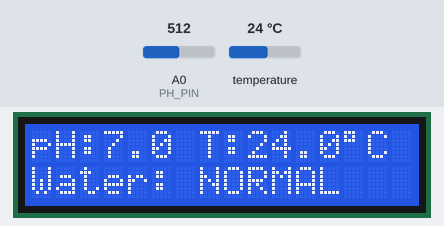
Simulated run of this sketch. Board: Arduino Uno, built with avr-gcc and run on an emulated ATmega328P. Shown: 16×2 character LCD. Inputs (shaded band) come from the test bench; at power-on: A0 (PH_PIN) = 512, temperature 24 °C. What the sketch prints to the serial monitor is not drawn.

Above: at 10.9 s.
11.0 s: A0 (PH_PIN) set to 540
At 13.1 s:
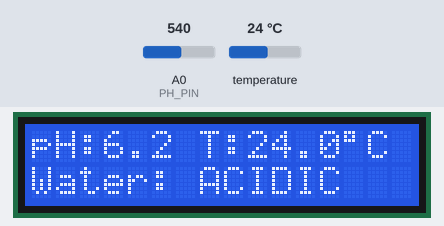
13.7 s: A0 (PH_PIN) set to 306
At 16.9 s:
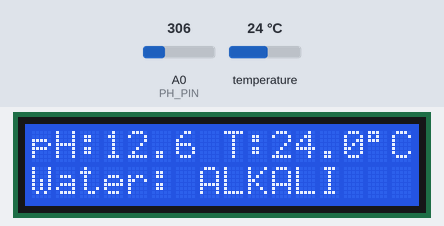
17.7 s: temperature set to 12 °C
At 18.8 s:
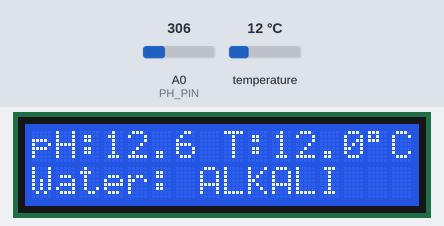
19.7 s: temperature set to 19 °C
At 20.8 s:
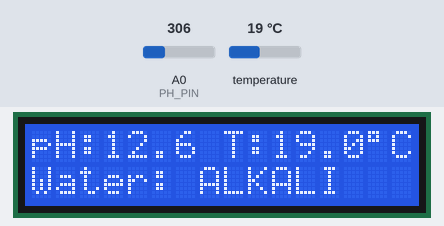
21.6 s: temperature set to 28 °C
At 22.7 s:
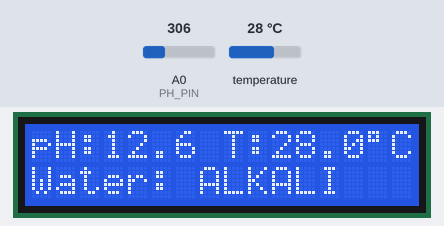
23.6 s: A0 (PH_PIN) set to 122
At 26.6 s:
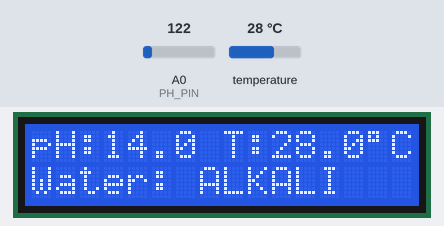
Timing chart, 0 to 28.1 s (numbered marks = the images above; inputs shaded):
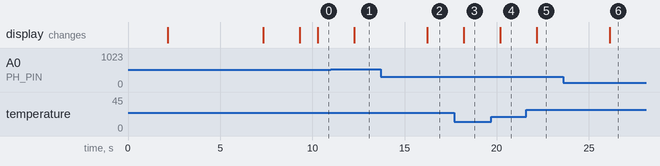

The sketch:

Arduino.ino
```cpp
#include <Wire.h>
#include <LiquidCrystal_I2C.h>
#include <OneWire.h>
#include <DallasTemperature.h>
#include <SoftwareSerial.h>

#define PH_PIN          A0
#define ONE_WIRE_BUS    2
#define RX_PIN          3
#define TX_PIN          4

LiquidCrystal_I2C lcd(0x27, 16, 2);
OneWire oneWire(ONE_WIRE_BUS);
DallasTemperature tempSensor(&oneWire);
SoftwareSerial espSerial(RX_PIN, TX_PIN);   // TX_PIN -> ESP8266 RX

float phValue = 0;
float tempValue = 0;
float ph7Voltage = 2.50;
unsigned long lcdTimer = 0;

float readAverageVoltage(int pin) {
  long total = 0;
  for (int i = 0; i < 30; i++) {
    total += analogRead(pin);
    delay(5);
  }
  return (total / 30.0) * (5.0 / 1023.0);
}

void calibratePH() {
  lcd.clear();
  lcd.setCursor(0,0); lcd.print("Put pH in");
  lcd.setCursor(0,1); lcd.print("Buffer pH 7");
  Serial.println("================================");
  Serial.println("PH CALIBRATION");
  Serial.println("Place probe in pH 7 solution");
  Serial.println("Wait...");
  delay(5000);
  ph7Voltage = readAverageVoltage(PH_PIN);
  Serial.print("Calibrated Voltage = ");
  Serial.println(ph7Voltage);
  lcd.clear();
  lcd.setCursor(0,0); lcd.print("Calibration");
  lcd.setCursor(0,1); lcd.print("Completed");
  delay(2000);
}

float readPH() {
  float voltage = readAverageVoltage(PH_PIN);
  float ph = 7.0 + ((ph7Voltage - voltage) / 0.18);
  if (ph < 0) ph = 0;
  if (ph > 14) ph = 14;
  return ph;
}

float readTemperature() {
  tempSensor.requestTemperatures();
  float temp = tempSensor.getTempCByIndex(0);
  if (temp == DEVICE_DISCONNECTED_C) return -127;
  return temp;
}

void readAndSend() {
  phValue = readPH();
  tempValue = readTemperature();

  // Send data with prefix "DATA:"
  espSerial.print("DATA:");
  espSerial.print("pH:");
  espSerial.print(phValue, 2);
  espSerial.print(",Temp:");
  espSerial.println(tempValue, 1);
}

void updateLCD() {
  lcd.setCursor(0,0);
  lcd.print("pH:"); lcd.print(phValue,1);
  lcd.print(" "); lcd.print("T:"); lcd.print(tempValue,1);
  lcd.print((char)223); lcd.print("C ");
  lcd.print("   ");
  lcd.setCursor(0,1);
  if (phValue < 6.5)      lcd.print("Water: ACIDIC ");
  else if (phValue > 8.5) lcd.print("Water: ALKALI ");
  else                    lcd.print("Water: NORMAL ");
}

void setup() {
  Serial.begin(9600);        // USB debug
  espSerial.begin(9600);     // SoftwareSerial to ESP8266
  lcd.init(); lcd.backlight();
  tempSensor.begin();
  lcd.setCursor(0,0); lcd.print("Smart Aqua");
  lcd.setCursor(0,1); lcd.print("Monitoring");
  delay(2000);
  calibratePH();
  lcd.clear();
}

void loop() {
  readAndSend();

  if (millis() - lcdTimer > 500) {
    lcdTimer = millis();
    updateLCD();
  }

  Serial.print("pH : ");
  Serial.print(phValue,2);
  Serial.print(" | Temp : ");
  Serial.print(tempValue,2);
  Serial.println(" C");

  delay(1000);
}
```

Measured:
- the behaviour switches between 530 and 531 on A0 (PH_PIN) (found by bisection; images 0 and 1)
- after the input at 11.0 s, the display: changes after 1.3 s (image 1)
- after the input at 13.7 s, the display: changes after 2.5 s (image 2)
- after the input at 17.7 s, the display: changes after 0.52 s (image 3)
- after the input at 19.7 s, the display: changes after 0.49 s (image 4)
- after the input at 21.6 s, the display: changes after 0.57 s (image 5)
- after the input at 23.6 s, the display: changes after 2.5 s (image 6)
